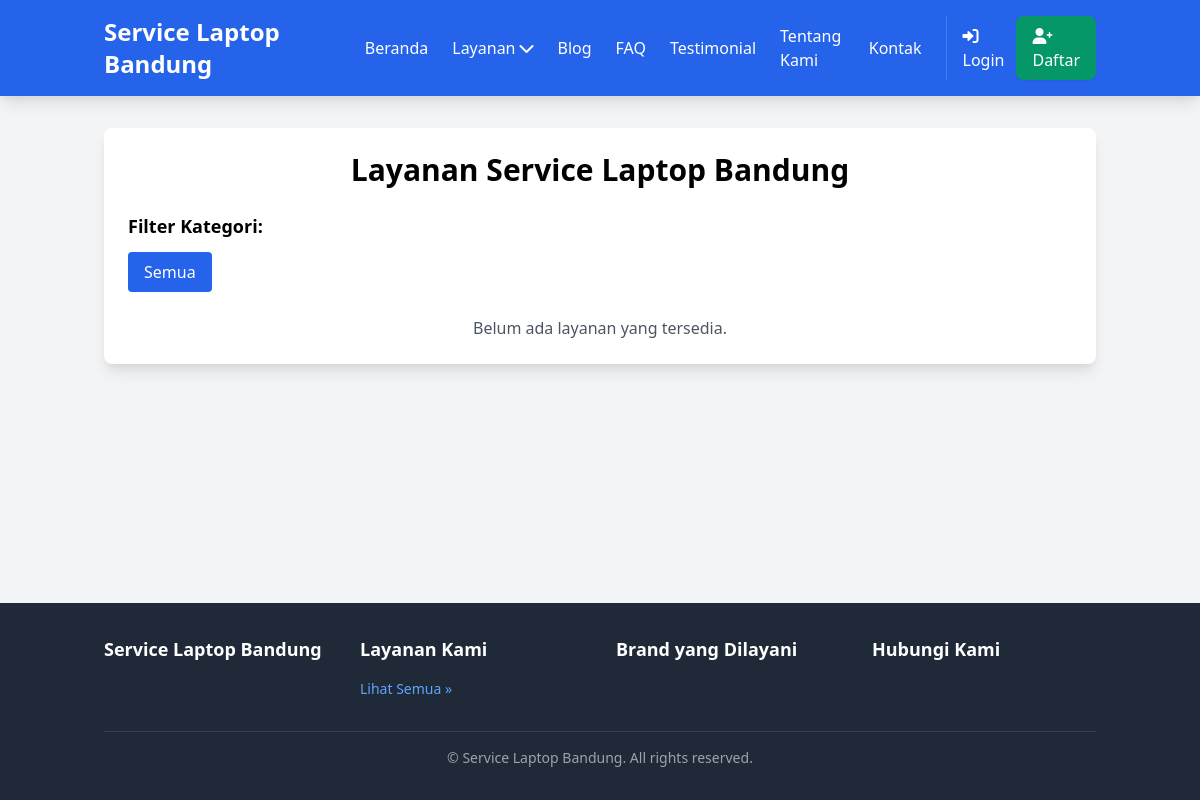
Page /layanan/ on the earlier database version.
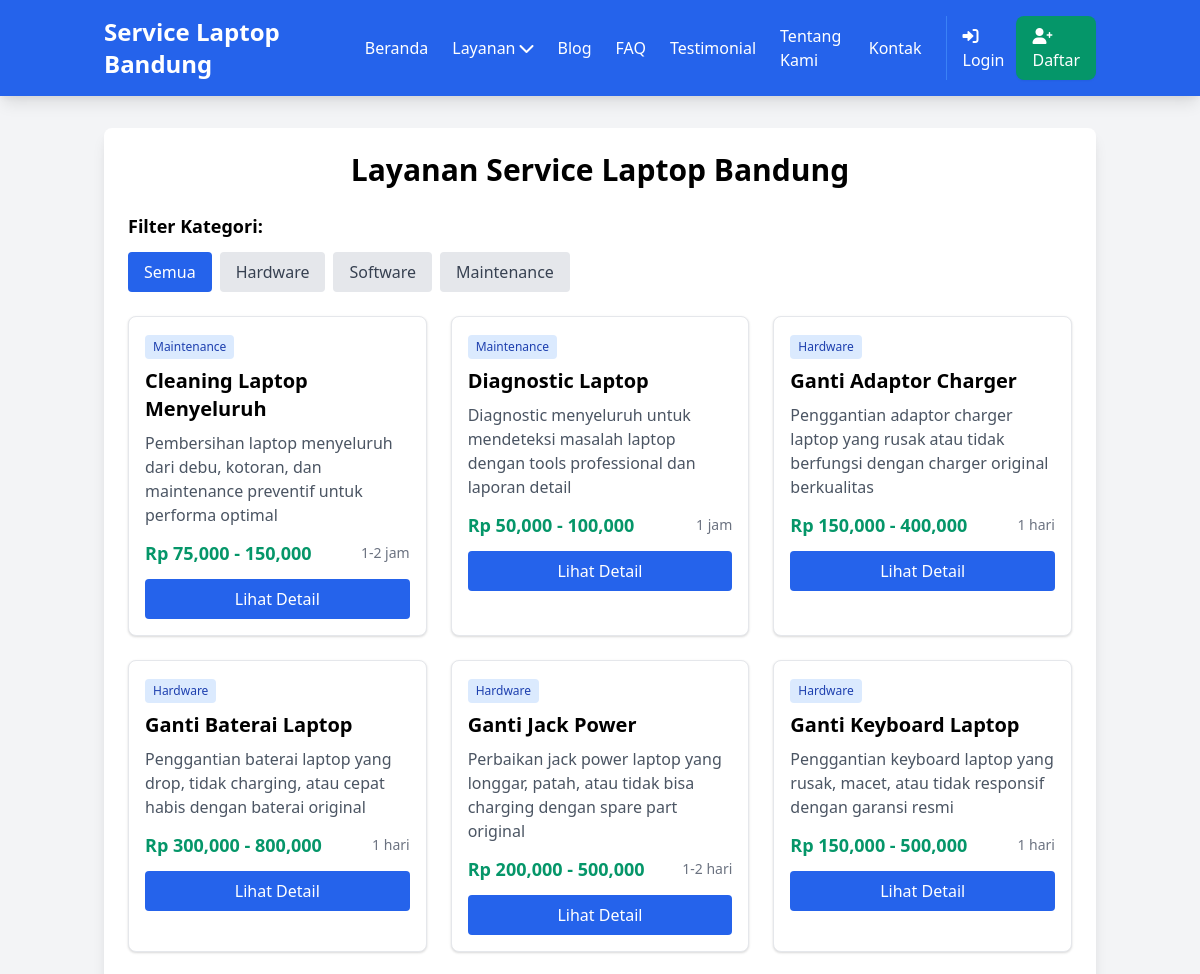
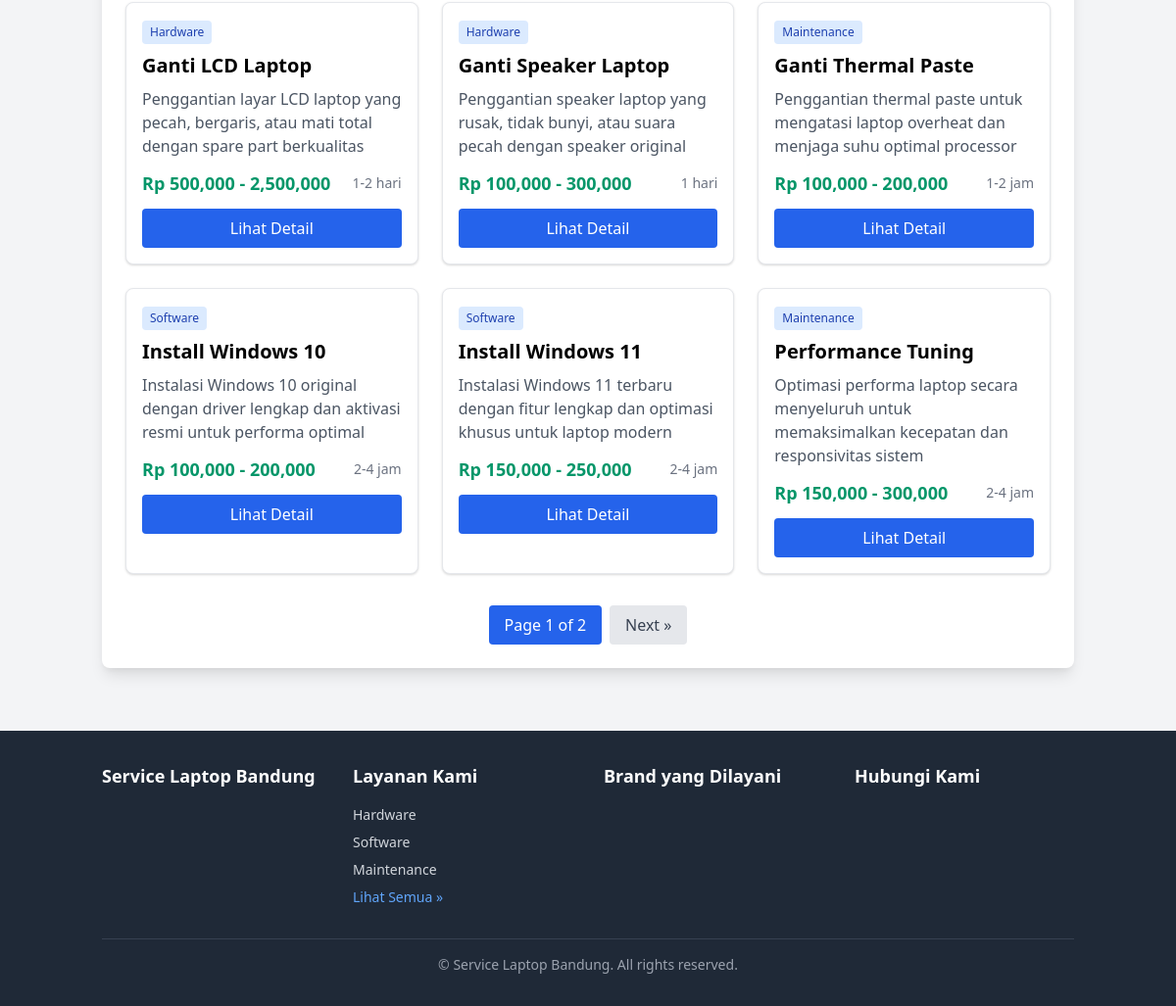
Same page on the later database version (2 pictures, top to bottom).
### services/models.py (models this page shows, shortened)
class ServiceCategory(TimeStampedModel):
    name = models.CharField(max_length=100)
    slug = models.SlugField(unique=True, blank=True)
    description = models.TextField(blank=True)
    icon = models.CharField(max_length=255, blank=True)
    order = models.IntegerField(default=0, help_text="Urutan tampil")
    class Meta:
        ordering = ['order', 'name']
        verbose_name = "Service Category"
        verbose_name_plural = "Service Categories"

class Service(TimeStampedModel, ModelMeta):
    name = models.CharField(max_length=255, help_text="Nama layanan (contoh: Ganti LCD Laptop)")
    slug = models.SlugField(unique=True, blank=True, help_text="URL-friendly name (otomatis)")
    description = RichTextField(help_text="Deskripsi lengkap layanan")
    short_description = models.CharField(
        max_length=500,
        help_text="Deskripsi singkat untuk preview"
    )
    price_min = models.DecimalField(
        max_digits=10,
        decimal_places=2,
        help_text="Harga minimum (Rp)"
    )
    price_max = models.DecimalField(
        max_digits=10,
        decimal_places=2,
        help_text="Harga maksimum (Rp)"
    )
    duration_estimate = models.CharField(
        max_length=100,
        help_text="Estimasi waktu (contoh: 1-2 hari)"
    )
    icon = models.CharField(
        max_length=255,
        blank=True,
        help_text="CSS class icon (contoh: fas fa-laptop)"
    )
    featured_image = models.ImageField(
        upload_to='services/',
        blank=True,
        null=True,
        help_text="Gambar utama layanan"
    )
    is_featured = models.BooleanField(
        default=False,
        help_text="Tampilkan di homepage?"
    )
    is_active = models.BooleanField(
        default=True,
        help_text="Layanan masih tersedia?"
    )
    meta_title = models.CharField(
        max_length=255,
        blank=True,
        help_text="Judul SEO (kosongkan untuk otomatis)"
    )
    meta_description = models.TextField(
        blank=True,
        help_text="Deskripsi SEO (kosongkan untuk otomatis)"
    )
    target_keywords = models.CharField(
        max_length=500,
        blank=True,
        help_text="Keywords utama (pisahkan dengan koma)"
    )
    _metadata = {
        'title': 'get_meta_title',
        'description': 'get_meta_description',
        'keywords': 'get_meta_keywords',
        'image': 'get_meta_image',
    }
    class Meta:
        ordering = ['name']
        verbose_name = "Service"
        verbose_name_plural = "Services"
    def get_absolute_url(self):
        return reverse('services:detail', kwargs={'slug': self.slug})
    def get_price_range(self):
        if self.price_min == self.price_max:
            return f"Rp {self.price_min:,.0f}"
        return f"Rp {self.price_min:,.0f} - {self.price_max:,.0f}"
    def get_meta_title(self):
        """Generate SEO title"""
        if self.meta_title:
            return self.meta_title
        return f"{self.name} - Service Laptop Bandung Terpercaya"
    def get_meta_description(self):
        """Generate SEO description"""
        if self.meta_description:
            return self.meta_description
        return f"{self.short_description} Layanan {self.name} terpercaya di Bandung dengan harga {self.get_price_range()}."
    def get_meta_keywords(self):
        """Generate SEO keywords"""
        keywords = ['service laptop bandung', 'reparasi laptop bandung']
        if self.target_keywords:
            keywords.extend([kw.strip() for kw in self.target_keywords.split(',')])
        keywords.append(self.name.lower())
        return keywords
    def get_meta_image(self):
        """Get meta image URL"""
        if self.featured_image:
            return self.featured_image.url
        return None

### services/views.py (the view)
# urls.py: path('', views.ServiceListView.as_view(), name='list'),
class ServiceListView(MetadataMixin, ListView):
    model = Service
    template_name = 'services/list.html'
    context_object_name = 'services'
    paginate_by = 12
    title = 'Layanan Service Laptop Bandung - Reparasi Semua Merk'
    description = 'Layanan service laptop lengkap di Bandung. Ganti LCD, keyboard, motherboard, dan lainnya. Teknisi berpengalaman, garansi resmi.'
    keywords = ['service laptop bandung', 'reparasi laptop bandung', 'layanan laptop bandung']
    def get_queryset(self):
        queryset = Service.objects.filter(is_active=True)
        category_slug = self.request.GET.get('category')
        if category_slug:
            queryset = queryset.filter(category__slug=category_slug)
        return queryset
    def get_context_data(self, **kwargs):
        context = super().get_context_data(**kwargs)
        context['categories'] = ServiceCategory.objects.all()
        context['selected_category'] = self.request.GET.get('category')
        return context

### core/context_processors.py (called while the page is built)
def business_info(request):
    try:
        business = BusinessInfo.objects.first()
        return {'business_info': business}
    except BusinessInfo.DoesNotExist:
        return {'business_info': None}

def navigation_data(request):
    return {
        'nav_service_categories': ServiceCategory.objects.all()[:5],
        'nav_brands': LaptopBrand.objects.filter(is_supported=True)[:8]
    }

### core/templatetags/schema_tags.py (called while the page is built, shortened)
@register.simple_tag
def local_business_schema(business_info):
    if not business_info:
        return ""

### templates/services/list.html (shortened to what this page needs)
{% extends 'base.html' %}
{% load static %}
{% block content %}
<div class="bg-white rounded-lg shadow-lg p-6 mb-8">
    <h1 class="text-3xl font-bold text-center mb-6">Layanan Service Laptop Bandung</h1>
    <div class="mb-6">
        <h3 class="text-lg font-semibold mb-3">Filter Kategori:</h3>
        <div class="flex flex-wrap gap-2">
            <a href="{% url 'services:list' %}"
               class="px-4 py-2 rounded {% if not selected_category %}bg-blue-600 text-white{% else %}bg-gray-200 text-gray-700 hover:bg-gray-300{% endif %}">
                Semua
            </a>
            {% for category in categories %}
            <a href="?category={{ category.slug }}"
               class="px-4 py-2 rounded {% if selected_category == category.slug %}bg-blue-600 text-white{% else %}bg-gray-200 text-gray-700 hover:bg-gray-300{% endif %}">
                {{ category.name }}
            </a>
            {% endfor %}
        </div>
    </div>
    {% if services %}
    <div class="grid md:grid-cols-2 lg:grid-cols-3 gap-6">
        {% for service in services %}
        <div class="bg-white border rounded-lg shadow hover:shadow-lg transition-shadow">
            <div class="p-4">
                {% if service.category %}
                <span class="inline-block bg-blue-100 text-blue-800 text-xs px-2 py-1 rounded mb-2">
                    {{ service.category.name }}
                </span>
                {% endif %}
                <h3 class="text-xl font-semibold mb-2">{{ service.name }}</h3>
                <p class="text-gray-600 mb-3">{{ service.short_description }}</p>
                <div class="flex justify-between items-center mb-3">
                    <span class="text-lg font-bold text-green-600">{{ service.get_price_range }}</span>
                    <span class="text-sm text-gray-500">{{ service.duration_estimate }}</span>
                </div>
                <a href="{{ service.get_absolute_url }}"
                   class="block w-full text-center bg-blue-600 text-white py-2 rounded hover:bg-blue-700 transition-colors">
                    Lihat Detail
                </a>
            </div>
        </div>
        {% endfor %}
    </div>
    {% if is_paginated %}
    <div class="flex justify-center mt-8">
        <div class="flex space-x-2">
            <span class="px-4 py-2 bg-blue-600 text-white rounded">
                Page {{ page_obj.number }} of {{ page_obj.paginator.num_pages }}
            </span>
            {% if page_obj.has_next %}
            <a href="?page={{ page_obj.next_page_number }}"
               class="px-4 py-2 bg-gray-200 text-gray-700 rounded hover:bg-gray-300">
                Next »
            </a>
            {% endif %}
        </div>
    </div>
    {% endif %}
    {% else %}
    <p class="text-center text-gray-600">Belum ada layanan yang tersedia.</p>
    {% endif %}
</div>
{% endblock %}

### templates/base.html (shortened to what the changed rows need)
<!DOCTYPE html>
<html lang="id">
<head>
    {% block og_image %}{% load static %}{{ request.scheme }}://{{ request.get_host }}{% static 'img/logo-og.jpg' %}{% endblock %}">
    {% load schema_tags %}
    {% load static %}
    <link href="https://cdn.jsdelivr.net/npm/tailwindcss@2.2.19/dist/tailwind.min.css" rel="stylesheet">
    <link rel="stylesheet" href="https://cdnjs.cloudflare.com/ajax/libs/font-awesome/6.0.0/css/all.min.css">
</head>
<body class="bg-gray-100 min-h-screen flex flex-col">
<main class="flex-grow container mx-auto px-4 py-8">
    {% block content %}
    {% endblock %}
</main>
<footer class="bg-gray-800 text-white mt-auto">
    <div class="container mx-auto px-4 py-8">
        <div class="grid md:grid-cols-4 gap-8">
            <div>
                <ul class="space-y-2 text-sm">
                    {% for category in nav_service_categories %}
                        <li>
                            <a href="{% url 'services:category' category.slug %}"
                               class="text-gray-300 hover:text-white">
                                {{ category.name }}
                            </a>
                        </li>
                    {% endfor %}
                </ul>
            </div>
        </div>
    </div>
</footer>
</body>
</html>

Differences in the rows shown:
added ServiceCategory: name "Hardware"
added ServiceCategory: name "Software"
added ServiceCategory: name "Maintenance"
added Service: category.name "Maintenance", name "Cleaning Laptop Menyeluruh", short_description "Pembersihan laptop menyeluruh dari debu, kotoran, dan maintenance preventif untuk performa optimal", get_price_range "Rp 75,000 - 150,000", duration_estimate "1-2 jam"
added Service: category.name "Maintenance", name "Diagnostic Laptop", short_description "Diagnostic menyeluruh untuk mendeteksi masalah laptop dengan tools professional dan laporan detail", get_price_range "Rp 50,000 - 100,000", duration_estimate "1 jam"
added Service: category.name "Hardware", name "Ganti Adaptor Charger", short_description "Penggantian adaptor charger laptop yang rusak atau tidak berfungsi dengan charger original berkualitas", get_price_range "Rp 150,000 - 400,000", duration_estimate "1 hari"
added Service: category.name "Hardware", name "Ganti Baterai Laptop", short_description "Penggantian baterai laptop yang drop, tidak charging, atau cepat habis dengan baterai original", get_price_range "Rp 300,000 - 800,000", duration_estimate "1 hari"
added Service: category.name "Hardware", name "Ganti Jack Power", short_description "Perbaikan jack power laptop yang longgar, patah, atau tidak bisa charging dengan spare part original", get_price_range "Rp 200,000 - 500,000", duration_estimate "1-2 hari"
added Service: category.name "Hardware", name "Ganti Keyboard Laptop", short_description "Penggantian keyboard laptop yang rusak, macet, atau tidak responsif dengan garansi resmi", get_price_range "Rp 150,000 - 500,000", duration_estimate "1 hari"
added Service: category.name "Hardware", name "Ganti LCD Laptop", short_description "Penggantian layar LCD laptop yang pecah, bergaris, atau mati total dengan spare part berkualitas", get_price_range "Rp 500,000 - 2,500,000", duration_estimate "1-2 hari"
added Service: category.name "Hardware", name "Ganti Speaker Laptop", short_description "Penggantian speaker laptop yang rusak, tidak bunyi, atau suara pecah dengan speaker original", get_price_range "Rp 100,000 - 300,000", duration_estimate "1 hari"
added Service: category.name "Maintenance", name "Ganti Thermal Paste", short_description "Penggantian thermal paste untuk mengatasi laptop overheat dan menjaga suhu optimal processor", get_price_range "Rp 100,000 - 200,000", duration_estimate "1-2 jam"
added Service: category.name "Software", name "Install Windows 10", short_description "Instalasi Windows 10 original dengan driver lengkap dan aktivasi resmi untuk performa optimal", get_price_range "Rp 100,000 - 200,000", duration_estimate "2-4 jam"
added Service: category.name "Software", name "Install Windows 11", short_description "Instalasi Windows 11 terbaru dengan fitur lengkap dan optimasi khusus untuk laptop modern", get_price_range "Rp 150,000 - 250,000", duration_estimate "2-4 jam"
added Service: category.name "Maintenance", name "Performance Tuning", short_description "Optimasi performa laptop secara menyeluruh untuk memaksimalkan kecepatan dan responsivitas sistem", get_price_range "Rp 150,000 - 300,000", duration_estimate "2-4 jam"
Other differences:
{{ page_obj.number }}: (not shown) → "1"
{{ page_obj.paginator.num_pages }}: (not shown) → "2"
text no longer shown: "Belum ada layanan yang tersedia."
text now shown: "Page of Next »"
